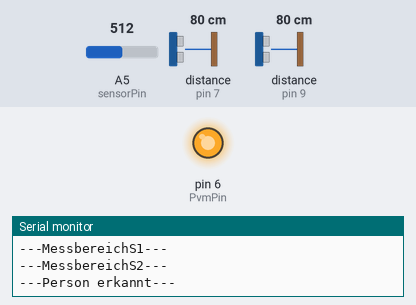
Simulated run of this sketch. Board: Arduino Uno, built with avr-gcc and run on an emulated ATmega328P. Shown: output pins drawn as LEDs (lit = HIGH), the last lines printed to the serial monitor. Wiring (inferred from the names in the program): 2 × ultrasonic range finder: trigger pin 8, echo pin 7 / trigger pin 11, echo pin 9. The test bench sets the inputs (shaded band); at power-on: A5 (sensorPin) = 512, distance to the obstacle (sensors on pin 7, pin 9) 80 cm. The echo pulse lasts 58.3 µs per cm; pins used as bus, display or sensor lines are not drawn.

Above: at 7.1 s.
7.2 s: A5 (sensorPin) set to 467
16.7 s: A5 (sensorPin) set to 435
At 27.09 s:
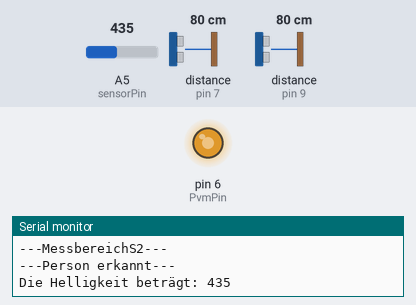
27.3 s: A5 (sensorPin) set to 511
At 30.9 s:
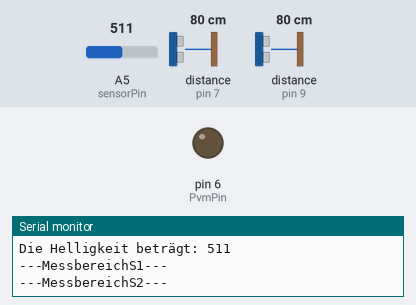
Timing chart, 0 to 37.4 s (numbered marks = the images above; inputs shaded):
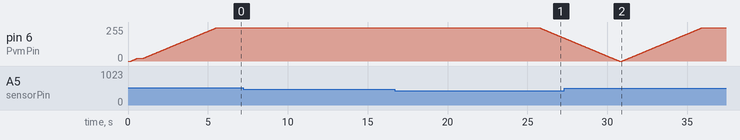

Measured:
- the behaviour switches between 450 and 449 on A5 (sensorPin) (found by bisection; images 0 and 1)
- after the input at 16.7 s, pin 6 (PvmPin): moves from 250/255 to 172/255 over 1.5 s, starting after 9.0 s

The sketch:

Laterne_Zwischenpr_sentation.ino
```cpp
//Konstanten für den Ultraschallsensor
#define Echo_EingangsPin_1 7 // Echo Eingangs-Pin
#define Trigger_AusgangsPin_1 8 // Trigger Ausgangs-Pin
#define Echo_EingangsPin_2 9 // Echo Eingangs-Pin
#define Trigger_AusgangsPin_2 11 // Trigger Ausgangs-Pin

#define Ultraschall_Delay 80 // Wartedauer nach Ultraschallmessung


//Konstanten für die Led-Steuerung
#define PvmPin 6 // Steuert die Helligkeit

//Konstanten für den Helligkeitssensor
#define sensorPin A5 // Input Pin für das Potentiometer

//Lichtstärke Stufen
#define aus 0
#define gedimmt 20
#define hell 250

//Zeit die die Lampe an bleibt
#define Leucht_Dauer 10000

//Geschwindigkeit der Led Dimmung (hoch -> langsam)
#define Led_Dimming 20


//Variablen für den Ultraschallsensor
int maximumRange = 200;
int minimumRange = 10;
long Abstand;
long Dauer;
boolean wasTrueS1[3] = {false, false, false};
boolean wasTrueS2[3] = {false, false, false};


//Variablen für den Helligkeitssensor
int sensorValue = 0; // Speichert die Sensordaten
int sensorDark = 450; //Wert der unterschritten werden muss, damit der Raum als dunkel gilt

//Variable für die Led-Steuerung
int currPower = 0;

void setup() {
  //Ultraschall Sensor
  pinMode(Trigger_AusgangsPin_1, OUTPUT);
  pinMode(Echo_EingangsPin_1, INPUT);
  pinMode(Trigger_AusgangsPin_2, OUTPUT);
  pinMode(Echo_EingangsPin_2, INPUT);

  //Led-Steuer-Pin
  pinMode(PvmPin, OUTPUT);

  Serial.begin (9600);
}


void ultraschall_1() {
  // Abstandsmessung wird mittels des 10us langen Triggersignals gestartet
  digitalWrite(Trigger_AusgangsPin_1, HIGH);
  delayMicroseconds(10);
  digitalWrite(Trigger_AusgangsPin_1, LOW);
  Dauer = pulseIn(Echo_EingangsPin_1, HIGH);
  Abstand = Dauer / 58.2;
  if (Abstand >= maximumRange || Abstand <= minimumRange) {
    wasTrueS1[0] = false;
    wasTrueS1[1] = false;
    wasTrueS1[2] = false;
    // Pause zwischen den einzelnen Messungen
    delay(Ultraschall_Delay);
  }
  else {
    Serial.println("---MessbereichS1---");
    if (wasTrueS1[0] && wasTrueS1[1]) {
      wasTrueS1[2] = true;
    } else if (wasTrueS1[0]) {
      wasTrueS1[1] = true;
    } else {
      wasTrueS1[0] = true;
    }
    // Pause zwischen den einzelnen Messungen
    delay(Ultraschall_Delay);
  }
}

void ultraschall_2() {
  // Abstandsmessung wird mittels des 10us langen Triggersignals gestartet
  digitalWrite(Trigger_AusgangsPin_2, HIGH);
  delayMicroseconds(10);
  digitalWrite(Trigger_AusgangsPin_2, LOW);
  Dauer = pulseIn(Echo_EingangsPin_2, HIGH);
  Abstand = Dauer / 58.2;
  if (Abstand >= maximumRange || Abstand <= minimumRange) {
    wasTrueS2[0] = false;
    wasTrueS2[1] = false;
    wasTrueS2[2] = false;
    // Pause zwischen den einzelnen Messungen
    delay(Ultraschall_Delay);
  }
  else {
    Serial.println("---MessbereichS2---");
    if (wasTrueS2[0] && wasTrueS2[1]) {
      wasTrueS2[2] = true;
    } else if (wasTrueS2[0]) {
      wasTrueS2[1] = true;
    } else {
      wasTrueS2[0] = true;
    }
    // Pause zwischen den einzelnen Messungen
    delay(Ultraschall_Delay);
  }
}

boolean ultraschall() {
  // immer beide Sensoren prüfen um wasTrue aktuell zu halten
  ultraschall_1();
  ultraschall_2();

  boolean s1 = wasTrueS1[0] && wasTrueS1[1] && wasTrueS1[2];
  boolean s2 = wasTrueS2[0] && wasTrueS2[1] && wasTrueS2[2];
  return s1 || s2;
}
boolean testIfDark() {
  //Helligkeitssensor
  sensorValue = analogRead(sensorPin);
  Serial.print("Die Helligkeit beträgt: ");
  Serial.println(sensorValue, DEC);

  if (sensorValue >= sensorDark) {
    return true;
  } else {
    return false;
  }
}

void setLed(int power) {
  if (power > currPower) {
    for (int i = currPower; i <= power; i++) {
      analogWrite(PvmPin, i);
      delay(Led_Dimming);
    }
    currPower = power;
  } else if (power < currPower) {
    for (int i = currPower; i >= power; i--) {
      analogWrite(PvmPin, i);
      delay(Led_Dimming);
    }
    currPower = power;
  }
}

void loop() {
  if (testIfDark()) {
    if (ultraschall()) {
      setLed(hell);
      Serial.println("---Person erkannt---");
      delay(Leucht_Dauer);
    } else {
      setLed(gedimmt);
    }
  } else {
    setLed(aus);
  }
}
```
